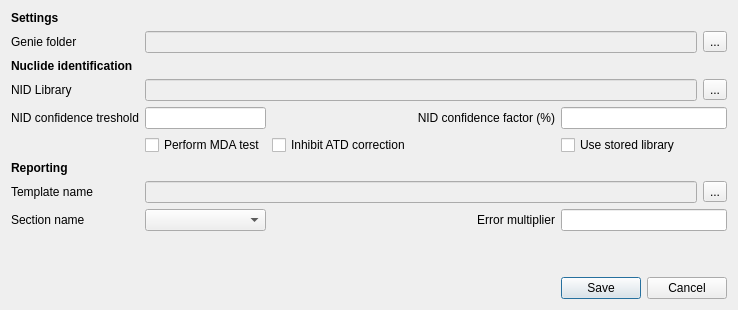
          <widget class="QWidget" name="tabAdminGeneral">
           <property name="styleSheet">
            <string notr="true"/>
           </property>
           <attribute name="title">
            <string>General</string>
           </attribute>
           <layout class="QGridLayout" name="gridLayout_2">
            <item row="7" column="5">
             <widget class="QToolButton" name="btnAdminGeneralTemplateName">
              <property name="text">
               <string>...</string>
              </property>
             </widget>
            </item>
            <item row="4" column="4" colspan="2">
             <widget class="QLineEdit" name="tbAdminGeneralNIDConfidenceFactor"/>
            </item>
            <item row="6" column="0">
             <widget class="QLabel" name="label_16">
              <property name="font">
               <font>
                <weight>75</weight>
                <bold>true</bold>
               </font>
              </property>
              <property name="text">
               <string>Reporting</string>
              </property>
             </widget>
            </item>
            <item row="8" column="0">
             <widget class="QLabel" name="label_26">
              <property name="text">
               <string>Section name</string>
              </property>
             </widget>
            </item>
            <item row="4" column="1">
             <widget class="QLineEdit" name="tbAdminGeneralNIDConfidenceTreshold"/>
            </item>
            <item row="5" column="1">
             <widget class="QCheckBox" name="cbAdminGeneralPerformMDATest">
              <property name="text">
               <string>Perform MDA test</string>
              </property>
             </widget>
            </item>
            <item row="5" column="2">
             <widget class="QCheckBox" name="cbAdminGeneralInhibitATDCorrection">
              <property name="text">
               <string>Inhibit ATD correction</string>
              </property>
             </widget>
            </item>
            <item row="7" column="1" colspan="4">
             <widget class="QLineEdit" name="tbAdminGeneralTemplateName">
              <property name="enabled">
               <bool>false</bool>
              </property>
             </widget>
            </item>
            <item row="1" column="5">
             <widget class="QToolButton" name="btnAdminGeneralGenieFolder">
              <property name="text">
               <string>...</string>
              </property>
             </widget>
            </item>
            <item row="7" column="0">
             <widget class="QLabel" name="label_25">
              <property name="text">
               <string>Template name</string>
              </property>
             </widget>
            </item>
            <item row="0" column="0">
             <widget class="QLabel" name="label_30">
              <property name="font">
               <font>
                <weight>75</weight>
                <bold>true</bold>
               </font>
              </property>
              <property name="text">
               <string>Settings</string>
              </property>
             </widget>
            </item>
            <item row="8" column="4" colspan="2">
             <widget class="QLineEdit" name="tbAdminGeneralErrorMultiplier"/>
            </item>
            <item row="1" column="0">
             <widget class="QLabel" name="label_31">
              <property name="text">
               <string>Genie folder</string>
              </property>
             </widget>
            </item>
            <item row="10" column="4" colspan="2">
             <widget class="QDialogButtonBox" name="bbAdminGeneral">
              <property name="standardButtons">
               <set>QDialogButtonBox::Cancel|QDialogButtonBox::Save</set>
              </property>
             </widget>
            </item>
            <item row="2" column="0">
             <widget class="QLabel" name="label_15">
              <property name="font">
               <font>
                <weight>75</weight>
                <bold>true</bold>
               </font>
              </property>
              <property name="text">
               <string>Nuclide identification</string>
              </property>
             </widget>
            </item>
            <item row="5" column="4">
             <widget class="QCheckBox" name="cbAdminGeneralUseStoredLibrary">
              <property name="text">
               <string>Use stored library</string>
              </property>
             </widget>
            </item>
            <item row="3" column="0">
             <widget class="QLabel" name="label_22">
              <property name="text">
               <string>NID Library</string>
              </property>
             </widget>
            </item>
            <item row="3" column="1" colspan="4">
             <widget class="QLineEdit" name="tbAdminGeneralNIDLibrary">
              <property name="enabled">
               <bool>false</bool>
              </property>
             </widget>
            </item>
            <item row="8" column="1">
             <widget class="QComboBox" name="cboxAdminGeneralSectionName"/>
            </item>
            <item row="8" column="3">
             <widget class="QLabel" name="label_27">
              <property name="text">
               <string>Error multiplier</string>
              </property>
              <property name="alignment">
               <set>Qt::AlignRight|Qt::AlignTrailing|Qt::AlignVCenter</set>
              </property>
             </widget>
            </item>
            <item row="3" column="5">
             <widget class="QToolButton" name="btnAdminGeneralNIDLibrary">
              <property name="text">
               <string>...</string>
              </property>
             </widget>
            </item>
            <item row="4" column="0">
             <widget class="QLabel" name="label_23">
              <property name="text">
               <string>NID confidence treshold</string>
              </property>
             </widget>
            </item>
            <item row="1" column="1" colspan="4">
             <widget class="QLineEdit" name="tbAdminGeneralGenieFolder">
              <property name="enabled">
               <bool>false</bool>
              </property>
             </widget>
            </item>
            <item row="9" column="1">
             <spacer name="verticalSpacer_2">
              <property name="orientation">
               <enum>Qt::Vertical</enum>
              </property>
              <property name="sizeHint" stdset="0">
               <size>
                <width>20</width>
                <height>40</height>
               </size>
              </property>
             </spacer>
            </item>
            <item row="4" column="3">
             <widget class="QLabel" name="label_24">
              <property name="text">
               <string>NID confidence factor (%)</string>
              </property>
              <property name="alignment">
               <set>Qt::AlignRight|Qt::AlignTrailing|Qt::AlignVCenter</set>
              </property>
             </widget>
            </item>
           </layout>
          </widget>
